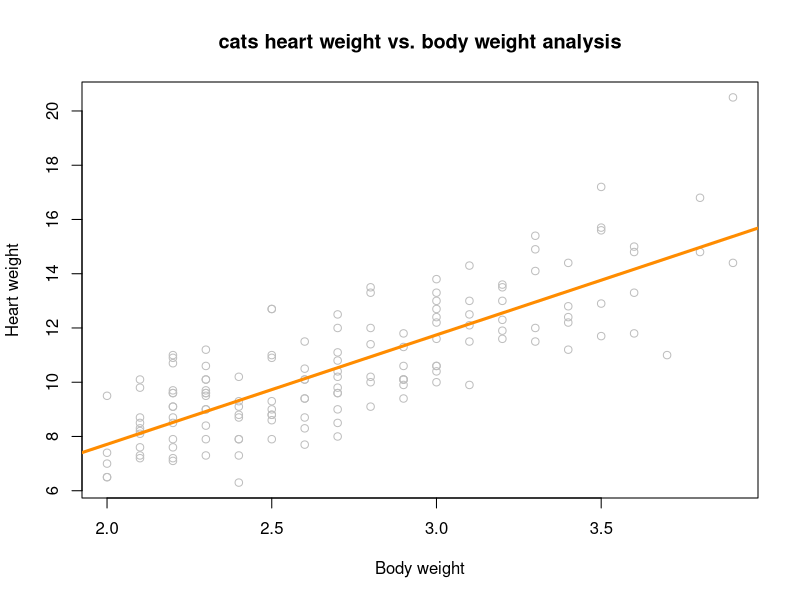
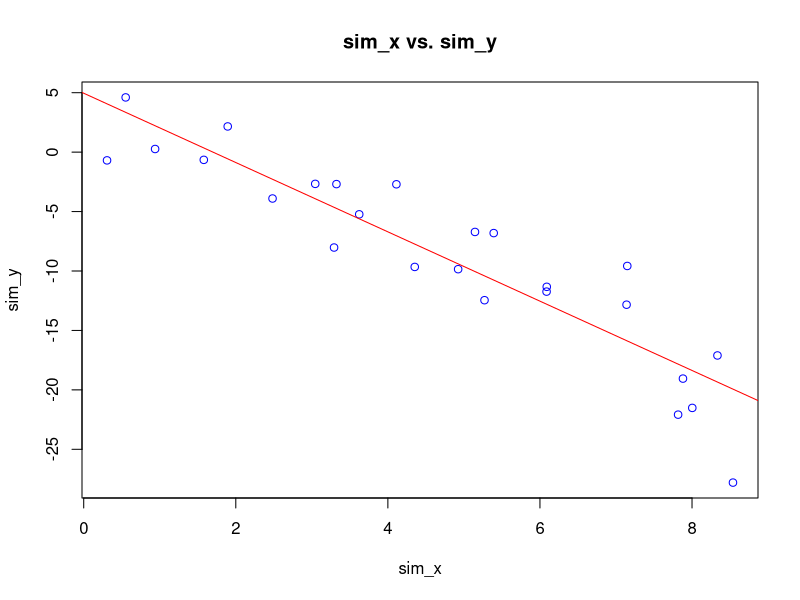
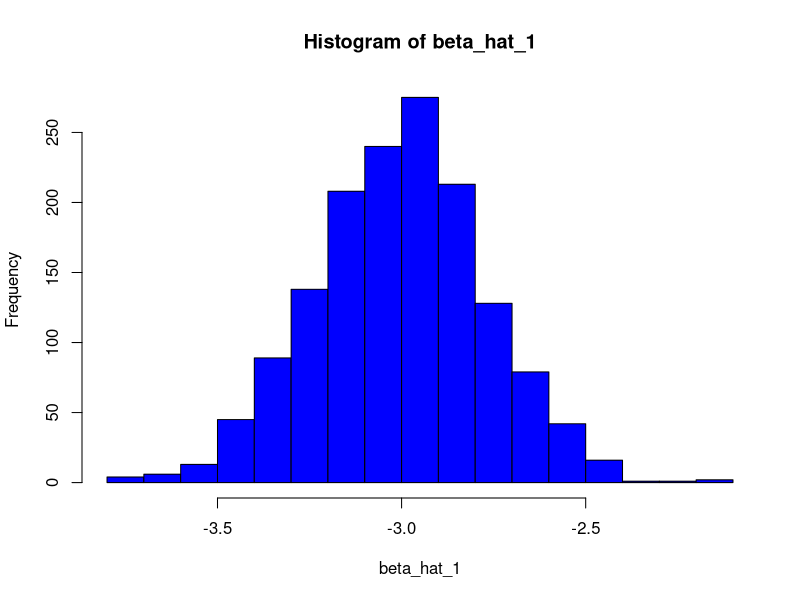
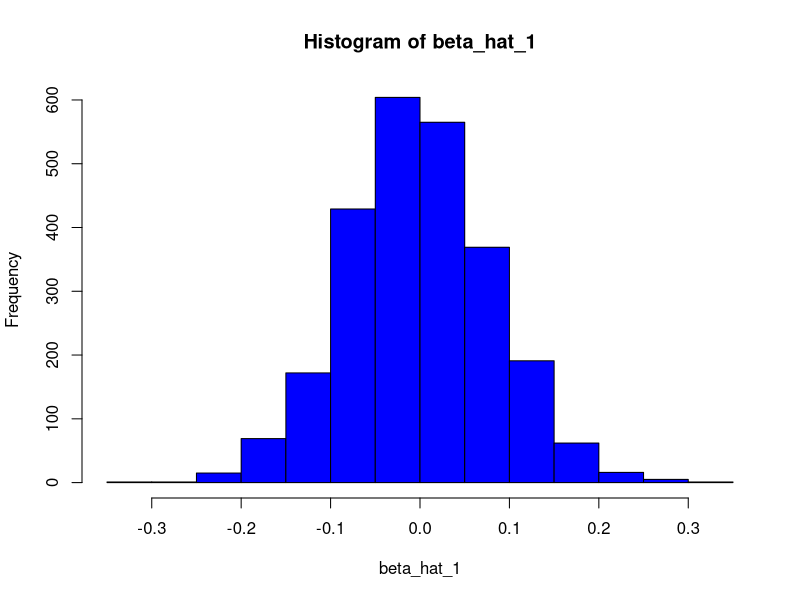
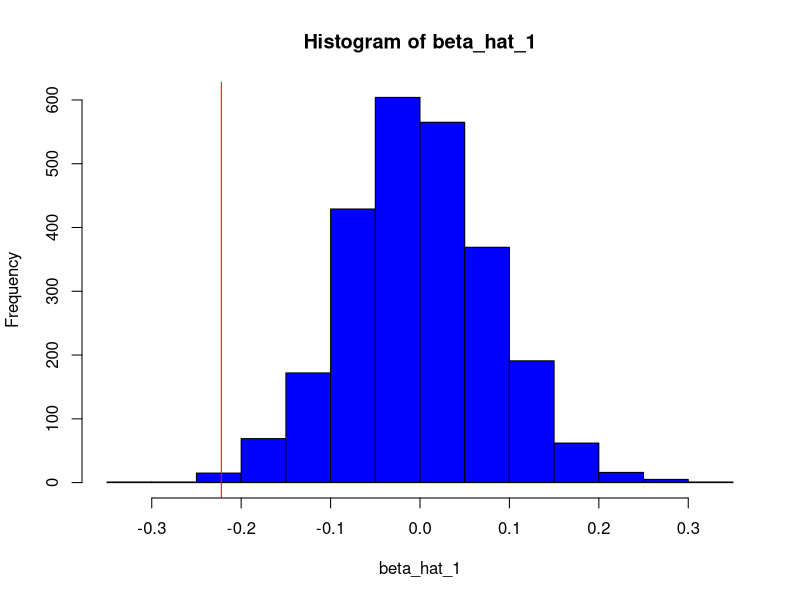

Generate these figures, in order, with R:
## ---- chunk 1
library(MASS)
cat_model = lm(Hwt~Bwt,data = cats)
summary(cat_model)
## ---- chunk 2
cat_model$coefficients[1]
cat_model$coefficients[2]
## ---- chunk 3
predict(cat_model,newdata = data.frame(Bwt =2.7))
range(cats$Bwt)
## ---- chunk 4
predict(cat_model,newdata = data.frame(Bwt =4.4))
range(cats$Bwt)
## ---- chunk 5
plot(Hwt~Bwt,data = cats,xlab="Body weight",ylab="Heart weight",main = "cats heart weight vs. body weight analysis",col = "grey")
abline(cat_model,lwd=3,col = "darkorange")
## ---- chunk 6
summary(cat_model)$r.squared
## ---- chunk 7
get_sd_est = function(fitted_vals,actual_vals,mle = FALSE){
  sum_x = sum((actual_vals-fitted_vals)^2)
  if (mle == FALSE){
    n = length(actual_vals)-2
  }else {
    n = length(actual_vals)
  } 
  sqrt(sum_x/n)  
}
## ---- chunk 8
get_sd_est(cat_model$fitted.values,cats$Hwt)
## ---- chunk 9
get_sd_est(cat_model$fitted.values,cats$Hwt,TRUE)
## ---- chunk 10
summary(cat_model)$sigma
## ---- chunk 11
birthday = 18760613
set.seed(birthday)
## ---- chunk 12
x = runif(n = 25, 0, 10)
num_obs = 25
beta_0 = 5
beta_1 =-3
sigma  = sqrt(10.24)
epsilon = rnorm(n = num_obs,mean = 0, sd = sigma)
y = beta_0 + beta_1 * x + epsilon
data.frame(predictor =x,response = y)
## ---- chunk 13
sim_fit = lm(y ~ x)
coef(sim_fit)
## ---- chunk 14
plot(y~x,xlab = "sim_x",ylab = "sim_y", main = "sim_x vs. sim_y", col = "blue")
abline(sim_fit,col = "red")
## ---- chunk 15
beta_hat_1 = rep(0,1500)

for (i in seq_along(beta_hat_1)) {
  x = runif(n = 25, 0, 10)
  num_obs = 25
  beta_0 = 5
  beta_1 =-3
  sigma  = sqrt(10.24)
  epsilon = rnorm(n = num_obs,mean = 0, sd = sigma)
  y = beta_0 + beta_1 * x + epsilon
  sim_fit = lm(y ~ x)
  beta_hat_1[i] = coef(sim_fit)[2]
}

## ---- chunk 16
mean(beta_hat_1)
sd(beta_hat_1)
## ---- chunk 17
hist(beta_hat_1,col="blue")
## ---- chunk 18
birthday = 18760613
set.seed(birthday)
## ---- chunk 19
x = runif(n = 75, 0, 10)
beta_hat_1 = rep(0,2500)

for (i in seq_along(beta_hat_1)) {
  x = runif(n = 75, 0, 10)
  num_obs = 75
  beta_0 = 3
  beta_1 = 0
  sigma  = sqrt(4)
  epsilon = rnorm(n = num_obs,mean = 0, sd = sigma)
  y = beta_0 + beta_1 * x + epsilon
  sim_fit = lm(y ~ x)
  beta_hat_1[i] = coef(sim_fit)[2]
}

## ---- chunk 20
hist(beta_hat_1,col="blue")
## ---- chunk 21
library(readr)
skeptic <- read_csv("skeptic.csv")

## ---- chunk 22
skeptic_model = lm(response~predictor,data = skeptic)
c = coef(skeptic_model)[2]
c
## ---- chunk 23
hist(beta_hat_1,col="blue")
abline(v=c,col="red")
## ---- chunk 24
n = 0
for (i in seq_along(beta_hat_1)) {
if (beta_hat_1[i] < c){ 
  n = n + 1}
}
n/length(beta_hat_1)
2*(n/length(beta_hat_1))

## ---- chunk 25
library(mlbench)
data(Ozone, package = "mlbench")
Ozone = Ozone[, c(4, 6, 7, 8)]
colnames(Ozone) = c("ozone", "wind", "humidity", "temp")
Ozone = Ozone[complete.cases(Ozone), ]
## ---- chunk 26
ozone_model1 = lm(ozone~wind,data = Ozone)
RMSE_model1  = sqrt( sum((Ozone$ozone-ozone_model1$fitted.values)^2)/length(Ozone$wind))
Rsquared_model1 = summary(ozone_model1)$r.squared

ozone_model2 = lm(ozone~humidity,data = Ozone)
RMSE_model2  = sqrt( sum((Ozone$ozone-ozone_model2$fitted.values)^2)/length(Ozone$wind))
Rsquared_model2 = summary(ozone_model2)$r.squared

ozone_model3 = lm(ozone~temp,data = Ozone)
RMSE_model3  = sqrt( sum((Ozone$ozone-ozone_model3$fitted.values)^2)/length(Ozone$wind))
Rsquared_model3 = summary(ozone_model3)$r.squared

title = c("wind speed","humidity","temperature")
RMSEvalues = c(RMSE_model1,RMSE_model2,RMSE_model3)
Rsquaredvalues = c(Rsquared_model1,Rsquared_model2,Rsquared_model3)

output = data.frame(Predictor = title,RMSE = RMSEvalues,Rsquared = Rsquaredvalues)

library(knitr)
kable(output)

